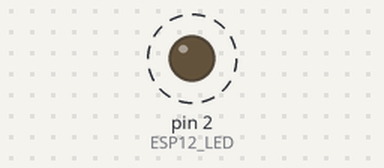
This sketch was run on a simulated Arduino Uno, built with avr-gcc and run on an emulated ATmega328P. Parts: output pins drawn as LEDs (lit = HIGH). Dashed ring = blinking.

Above: at 0.05 s.
Timing chart, 0 to 3.0 s (numbered marks = the images above):
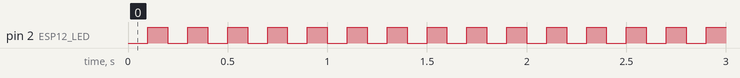

The sketch:

pisca_led_interno.ino
```cpp
#define ESP12_LED 2 // GPIO2, D4
void setup() {
  pinMode(ESP12_LED, OUTPUT);     // Initialize the LED_BUILTIN pin as an output
}


void loop() {
  digitalWrite(ESP12_LED, LOW);
  delay(100);
  digitalWrite(ESP12_LED, HIGH);
  delay(100);
}
```

Measured:
- by itself, pin 2 (ESP12_LED): alternates HIGH for 0.10 s and LOW for 0.10 s
